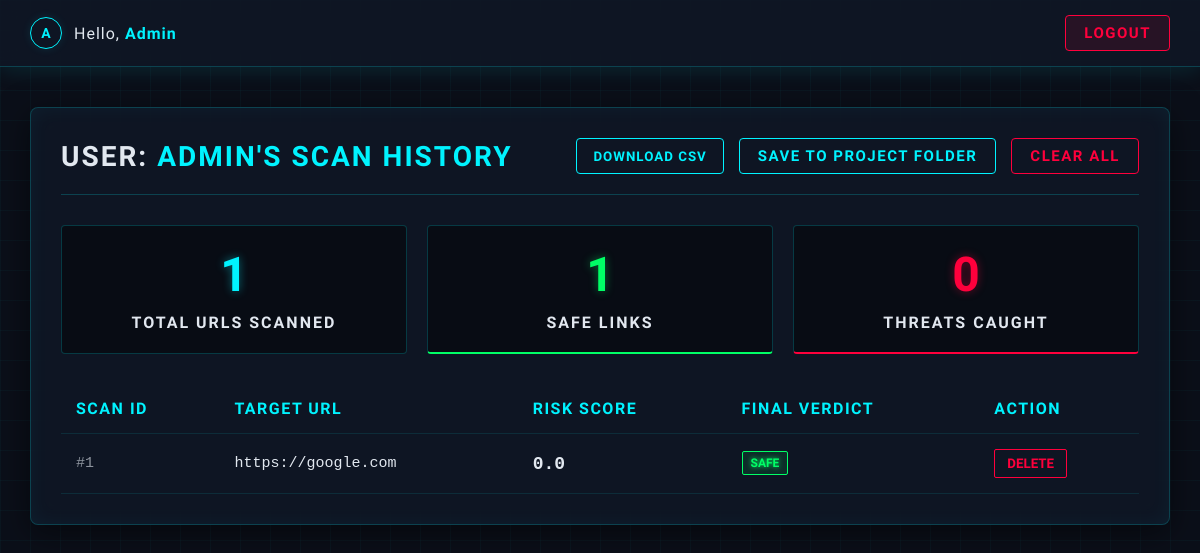
The page /history (signed in) on the database its author committed.
### app.py (models this page shows)
class User(UserMixin, db.Model):
    id = db.Column(db.Integer, primary_key=True)
    username = db.Column(db.String(100), unique=True, nullable=False)
    email = db.Column(db.String(150), unique=True, nullable=False)
    password_hash = db.Column(db.String(200), nullable=False)
    is_verified = db.Column(db.Boolean, default=False)
    is_admin = db.Column(db.Boolean, default=False)  # <-- Enterprise Admin Role
    scans = db.relationship('ScanHistory', backref='author', lazy=True)

class ScanHistory(db.Model):
    id = db.Column(db.Integer, primary_key=True)
    scan_uuid = db.Column(db.String(36), unique=True, nullable=False)
    url_scanned = db.Column(db.String(500), nullable=False)
    risk_score = db.Column(db.Float, nullable=False)
    status = db.Column(db.String(50), nullable=False)
    user_id = db.Column(db.Integer, db.ForeignKey('user.id'), nullable=True)
    timestamp = db.Column(db.String(50), nullable=False)

### app.py (the view)
@app.route('/history')
@login_required
def history():
    user_scans = ScanHistory.query.filter_by(user_id=current_user.id).order_by(ScanHistory.id.desc()).all()
    total_scans = len(user_scans)
    safe_scans = sum(1 for scan in user_scans if 'low' in scan.status.lower() or 'safe' in scan.status.lower())
    malicious_scans = total_scans - safe_scans
    return render_template('history.html', scans=user_scans, total=total_scans, safe=safe_scans, malicious=malicious_scans)

### app.py (called while the page is built)
@login_manager.user_loader
def load_user(user_id):
    return User.query.get(int(user_id))

### templates/history.html (shortened to what this page needs)
{% extends 'base.html' %}
{% block content %}
<div class="main-layout" style="width: 100%; display: flex; justify-content: center;">
    <div class="content-area" style="width: 100%; max-width: 1200px;">
        <div class="history-card">
            <div class="history-header">
                <h1><span style="color:var(--text);">User:</span> {{ current_user.username }}'s Scan History</h1>
                <div class="action-buttons">
                    {% if scans %}
                        <button id="export-csv-client-btn" class="btn-export-csv" style="cursor: pointer;">Download CSV</button>
                        <button id="export-csv-server-btn" class="btn-outline" style="cursor: pointer;">Save to Project Folder</button>
                        <form action="/clear_history" method="POST" style="margin: 0;">
                            <button type="submit" class="btn-danger" style="cursor: pointer;" onclick="return confirm('Are you sure you want to permanently delete all your scan history?');">Clear All</button>
                        </form>
                    {% endif %}
                </div>
            </div>
            {% if scans %}
            <div class="stats-grid">
                <div class="stat-card">
                    <h3>{{ total }}</h3>
                    <p>Total URLs Scanned</p>
                </div>
                <div class="stat-card safe">
                    <h3>{{ safe }}</h3>
                    <p>Safe Links</p>
                </div>
                <div class="stat-card malicious">
                    <h3>{{ malicious }}</h3>
                    <p>Threats Caught</p>
                </div>
            </div>
            <table>
                <thead>
                    <tr>
                        <th>Scan ID</th>
                        <th>Target URL</th>
                        <th>Risk Score</th>
                        <th>Final Verdict</th>
                        <th>Action</th>
                    </tr>
                </thead>
                <tbody>
                    {% for scan in scans %}
                    <tr>
                        <td style="color: var(--text); opacity: 0.6;">#{{ scans|length - loop.index0 }}</td>
                        <td>{{ scan.url_scanned }}</td>
                        <td class="score">{{ scan.risk_score | round(2) }}</td>
                        <td>
                            {% if 'low' in scan.status.lower() or 'safe' in scan.status.lower() %}
                                <span class="badge badge-low">{{ scan.status }}</span>
                            {% elif 'suspicious' in scan.status.lower() %}
                                <span class="badge badge-medium">{{ scan.status }}</span>
                            {% else %}
                                <span class="badge badge-high">{{ scan.status }}</span>
                            {% endif %}
                        </td>
                        <td>
                            <form action="/delete_scan/{{ scan.id }}" method="POST" style="margin: 0;">
                                <button type="submit" class="btn-delete" onclick="return confirm('Delete this scan from your history?');">Delete</button>
                            </form>
                        </td>
                    </tr>
                    {% endfor %}
                </tbody>
            </table>
            {% else %}
            <div class="empty-state">
                <h3>No records found.</h3>
                <p>You haven't scanned any URLs yet. Head back to the dashboard to run your first analysis.</p>
            </div>
            {% endif %}
        </div>
    </div>
</div>
{% endblock %}

### templates/base.html (shortened to what this page needs)
<!DOCTYPE html>
<html lang="en">
<head>
    <link rel="stylesheet" href="{{ url_for('static', filename='style.css') }}">
</head>
<body>
    <nav class="navbar">
        {% if current_user.is_authenticated or session.get('is_admin') %}
            <div class="user-profile">
                <div class="avatar">{{ (current_user.username if current_user.is_authenticated else 'Admin')[0]|upper }}</div>
                <span class="greeting">Hello, <strong>{{ current_user.username if current_user.is_authenticated else 'Admin' }}</strong></span>
            </div>
            <a href="{{ url_for('admin_logout' if session.get('is_admin') else 'logout') }}" class="btn-outline nav-btn-logout">Logout</a>
        {% else %}
            <a href="{{ url_for('login') }}" class="btn-outline">Login</a>
            {% if request.endpoint != 'home' %}
                <a href="{{ url_for('home') }}" class="btn-outline">Scanner</a>
            {% endif %}
            <a href="{{ url_for('about') }}" class="btn-outline">About</a>
        {% endif %}
    </nav>
    <div class="container">
        {% block content %}
        {% endblock %}
    </div>
</body>
</html>

### templates/base.html (style rules this page uses)
.nav-btn-logout { border-color: #ff003c !important; color: #ff003c !important; background: rgba(255, 0, 60, 0.1); transition: all 0.3s ease; }

### rows shown on the page
User: username "A", username "Admin", username "ADMIN"
ScanHistory: index0 "1", url_scanned "https://google.com", risk_score "0.0", status "SAFE"

### other values the page prints
{{ total }} "1"
{{ safe }} "1"
{{ malicious }} "0"
